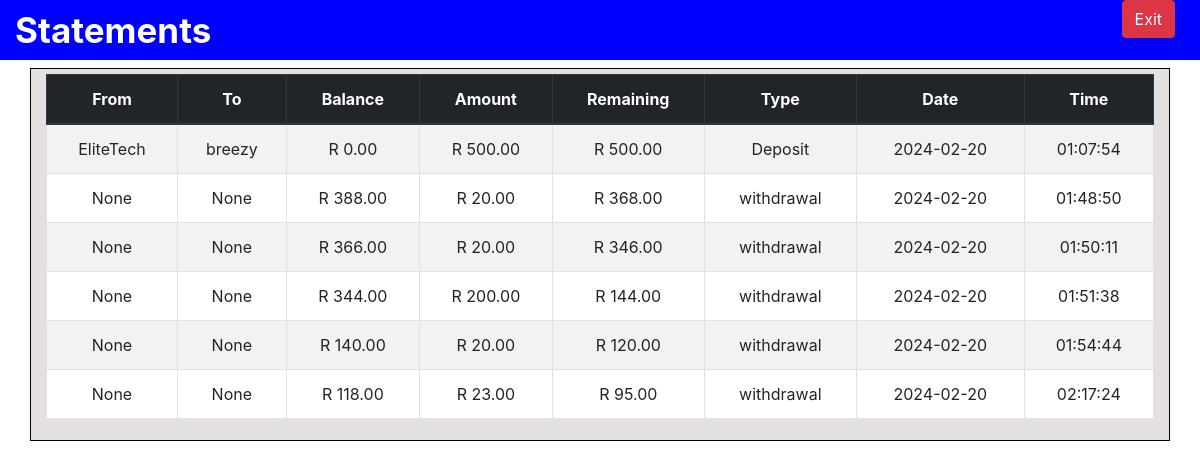
The app's page /statements (signed in) with its own data.
### app_models/accounts.py (models this page shows)
class Transactions(db.Model):
    id = db.Column(db.Integer, primary_key=True)
    sender_name = db.Column(db.String(50))
    sender_account = db.Column(db.String(50))
    recipient_account = db.Column(db.String(50))
    recipient_name = db.Column(db.String(50))
    transaction_type = db.Column(db.String(50))
    transaction_amount = db.Column(db.Integer)
    currency = db.Column(db.String(100))
    currency_symbol = db.Column(db.String(5))
    charges = db.Column(db.Integer)
    before_balance = db.Column(db.Integer)
    remaining_balance = db.Column(db.Integer)
    transaction_date = db.Column(db.Date)
    transaction_time = db.Column(db.Time)
    recipient_id = db.Column(db.Integer)
    user_id = db.Column(db.ForeignKey("user.id"), nullable=False)

### app.py (the view)
@app.route("/statements", methods=['GET', 'POST'])
@login_required
def statements():
    page_name = 'statements'
    user_id = current_user.id
    account = Accounts.query.get(user_id)
    account_name = account.account_name
    account_balance = account.account_balance
    withdrawal_count = Withdrawals.query.filter_by(user_id=user_id).count()
    deposit_count = Deposits.query.filter_by(user_id=user_id).count()
    paycode_count = Recharge_Tokens.query.filter_by(user_id=user_id).count()
    payment_count = Payments.query.filter_by(user_id=user_id).count()
    transactions = Transactions.query.filter(
        (Transactions.user_id == user_id) | (Transactions.recipient_id == user_id)
    ).order_by(Transactions.transaction_date.desc()).all()
    transaction_amount = [format_balance(transaction.transaction_amount) for transaction in transactions]
    before_balance = [format_balance(transaction.before_balance) for transaction in transactions]
    remaining_balance = [format_balance(transaction.remaining_balance) for transaction in transactions]
    transaction_dates = [get_date(transaction.transaction_date) for transaction in transactions]
    transaction_times = [get_time(transaction.transaction_time) for transaction in transactions]
    return render_template("funds/statements.html", page_name=page_name,
                           account_balance=account_balance,
                           account_name=account_name,
                           transactions=transactions,
                           transaction_amount=transaction_amount,
                           before_balance = before_balance,
                           remaining_balance = remaining_balance,
                           transaction_dates=transaction_dates,
                           transaction_times=transaction_times,
                           withdrawal_count=withdrawal_count,
                           deposit_count=deposit_count,
                           paycode_count=paycode_count,
                           payment_count=payment_count,
                           )

### app.py (called while the page is built)
@login_manager.user_loader
def load_user(user_id):
    return User.query.get(int(user_id))

### app_modules/transact.py (called while the page is built)
def get_date(date):
    now = date
    year = now.year
    month = now.month
    day = now.day
    date = f"{year}-{month:02d}-{day:02d}"
    return date

def get_time(time):
    now = time
    hour = now.hour
    minutes = now.minute
    seconds = now.second
    time = f"{hour:02d}:{minutes:02d}:{seconds:02d}"
    return time

def format_balance(account_balance):
    if account_balance is None:
        return '0.00'
    acb = str(account_balance)
    bal = len(acb)
    if bal < 4:
        return '{:.2f}'.format(account_balance)
    elif bal == 4:
        formatted_balance = '{:.2f}'.format(account_balance)
        return formatted_balance[:1] + ' ' + formatted_balance[1:]
    elif bal == 5:
        formatted_balance = '{:.2f}'.format(account_balance)
        return formatted_balance[:2] + ' ' + formatted_balance[2:]
    elif bal == 6:
        formatted_balance = '{:.2f}'.format(account_balance)
        return formatted_balance[:3] + ' ' + formatted_balance[3:]
    elif bal > 6:
        formatted_balance = '{:,.2f}'.format(account_balance)  # added comma for thousands separator
        return formatted_balance

### templates/funds/statements.html (shortened to what this page needs)
{% extends 'layouts/statements.html' %}
{% block content %}
    <link rel="stylesheet" href="https://maxcdn.bootstrapcdn.com/bootstrap/4.0.0/css/bootstrap.min.css">
    <div class="container mt-3">
        <div class="row">
            <div class="col">Paycodes {{ paycode_count }}</div>
            <div class="col">Withdrawals {{ withdrawal_count }}</div>
            <div class="col">Deposits {{ deposit_count }}</div>
            <div class="col">Payments {{ payment_count }}</div>
        </div>
    </div>
    <div class="container mt-3">
        <div class="table-responsive">
            <table class="table table-bordered table-striped">
                <thead class="thead-dark">
                    <tr>
                        <th>From</th>
                        <th>To</th>
                        <th>Balance</th>
                        <th>Amount</th>
                        <th>Remaining</th>
                        <th>Type</th>
                        <th>Date</th>
                        <th>Time</th>
                    </tr>
                </thead>
                <tbody>
                    {% for transaction in transactions %}
                    <tr>
                        <td>{{ transaction.sender_name }}</td>
                        <td>{{ transaction.recipient_name }}</td>
                        <td>{{ transaction.currency_symbol }} {{ before_balance[loop.index0] }}</td>
                        <td>{{ transaction.currency_symbol }} {{ transaction_amount[loop.index0] }}</td>
                        <td>{{ transaction.currency_symbol }} {{ remaining_balance[loop.index0] }}</td>
                        <td>{{ transaction.transaction_type }} </td>
                        <td>{{ transaction_dates[loop.index0] }}</td>
                        <td>{{ transaction_times[loop.index0] }}</td>
                    </tr>
                    {% endfor %}
                </tbody>
            </table>
        </div>
    </div>
{% endblock %}

### static/custom/css/style.css (style rules this page uses)
* { padding: 0; margin: 0; }
body { font-family: Arial, sans-serif; margin: 0; padding: 0; }
.container { margin-top: 80px; padding: 5px; border: 1px solid black; text-align: center; background-color: rgb(228, 224, 224); }

### records on screen
Transactions: before_balance "0.00", remaining_balance "500.00"
Transactions: before_balance "388.00", remaining_balance "368.00"
Transactions: before_balance "366.00", remaining_balance "346.00"
Transactions: before_balance "344.00", remaining_balance "144.00"
Transactions: before_balance "140.00", remaining_balance "120.00"
Transactions: before_balance "118.00", remaining_balance "95.00"

### other values on screen
{{ page_name }} "Statements"
